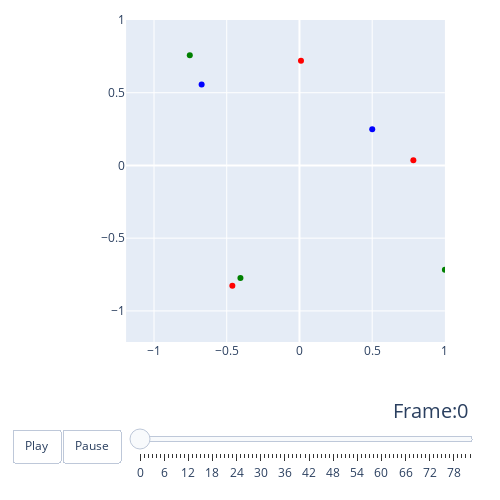

Here is the notebook cell this chart was saved with:
### Code cell
color_list = labels2colors(env.trueLabel())
color_list, model_syncmap.log.shape

fig = create_trace_plot(model_syncmap.log[::10000], colors = color_list)
fig.show()

### Figure 1 — Plotly figure (JSON) as saved in the notebook; plotly's stock layout.template omitted (floating-point values rounded to 4 significant figures)
{"data": [{"marker": {"color": ["red", "red", "red", "blue", "blue", "green", "green", "green"]}, "mode": "markers", "type": "scatter", "x": [0.01048, 0.7831, -0.4614, -0.6726, 0.5003, -0.754, 1, -0.4057], "y": [0.7204, 0.03513, -0.8269, 0.5559, 0.2482, 0.758, -0.7172, -0.7736]}], "layout": {"height": 500, "margin": {"b": 20, "l": 20, "r": 20, "t": 20}, "sliders": [{"currentvalue": {"font": {"size": 20}, "prefix": "Frame:", "visible": true, "xanchor": "right"}, "len": 0.9, "pad": {"b": 10, "t": 50}, "steps": [{"args": [[0], {"frame": {"duration": 300, "redraw": true}, "mode": "immediate", "transition": {"duration": 300}}], "label": "0", "method": "animate"}, {"args": [[1], {"frame": {"duration": 300, "redraw": true}, "mode": "immediate", "transition": {"duration": 300}}], "label": "1", "method": "animate"}, {"args": [[2], {"frame": {"duration": 300, "redraw": true}, "mode": "immediate", "transition": {"duration": 300}}], "label": "2", "method": "animate"}, {"args": [[3], {"frame": {"duration": 300, "redraw": true}, "mode": "immediate", "transition": {"duration": 300}}], "label": "3", "method": "animate"}, {"args": [[4], {"frame": {"duration": 300, "redraw": true}, "mode": "immediate", "transition": {"duration": 300}}], "label": "4", "method": "animate"}, {"args": [[5], {"frame": {"duration": 300, "redraw": true}, "mode": "immediate", "transition": {"duration": 300}}], "label": "5", "method": "animate"}, {"args": [[6], {"frame": {"duration": 300, "redraw": true}, "mode": "immediate", "transition": {"duration": 300}}], "label": "6", "method": "animate"}, {"args": [[7], {"frame": {"duration": 300, "redraw": true}, "mode": "immediate", "transition": {"duration": 300}}], "label": "7", "method": "animate"}, {"args": [[8], {"frame": {"duration": 300, "redraw": true}, "mode": "immediate", "transition": {"duration": 300}}], "label": "8", "method": "animate"}, {"args": [[9], {"frame": {"duration": 300, "redraw": true}, "mode": "immediate", "transition": {"duration": 300}}], "label": "9", "method": "animate"}, {"args": [[10], {"frame": {"duration": 300, "redraw": true}, "mode": "immediate", "transition": {"duration": 300}}], "label": "10", "method": "animate"}, {"args": [[11], {"frame": {"duration": 300, "redraw": true}, "mode": "immediate", "transition": {"duration": 300}}], "label": "11", "method": "animate"}, {"args": [[12], {"frame": {"duration": 300, "redraw": true}, "mode": "immediate", "transition": {"duration": 300}}], "label": "12", "method": "animate"}, {"args": [[13], {"frame": {"duration": 300, "redraw": true}, "mode": "immediate", "transition": {"duration": 300}}], "label": "13", "method": "animate"}, {"args": [[14], {"frame": {"duration": 300, "redraw": true}, "mode": "immediate", "transition": {"duration": 300}}], "label": "14", "method": "animate"}, {"args": [[15], {"frame": {"duration": 300, "redraw": true}, "mode": "immediate", "transition": {"duration": 300}}], "label": "15", "method": "animate"}, {"args": [[16], {"frame": {"duration": 300, "redraw": true}, "mode": "immediate", "transition": {"duration": 300}}], "label": "16", "method": "animate"}, {"args": [[17], {"frame": {"duration": 300, "redraw": true}, "mode": "immediate", "transition": {"duration": 300}}], "label": "17", "method": "animate"}, {"args": [[18], {"frame": {"duration": 300, "redraw": true}, "mode": "immediate", "transition": {"duration": 300}}], "label": "18", "method": "animate"}, {"args": [[19], {"frame": {"duration": 300, "redraw": true}, "mode": "immediate", "transition": {"duration": 300}}], "label": "19", "method": "animate"}, {"args": [[20], {"frame": {"duration": 300, "redraw": true}, "mode": "immediate", "transition": {"duration": 300}}], "label": "20", "method": "animate"}, {"args": [[21], {"frame": {"duration": 300, "redraw": true}, "mode": "immediate", "transition": {"duration": 300}}], "label": "21", "method": "animate"}, {"args": [[22], {"frame": {"duration": 300, "redraw": true}, "mode": "immediate", "transition": {"duration": 300}}], "label": "22", "method": "animate"}, {"args": [[23], {"frame": {"duration": 300, "redraw": true}, "mode": "immediate", "transition": {"duration": 300}}], "label": "23", "method": "animate"}, {"args": [[24], {"frame": {"duration": 300, "redraw": true}, "mode": "immediate", "transition": {"duration": 300}}], "label": "24", "method": "animate"}, {"args": [[25], {"frame": {"duration": 300, "redraw": true}, "mode": "immediate", "transition": {"duration": 300}}], "label": "25", "method": "animate"}, {"args": [[26], {"frame": {"duration": 300, "redraw": true}, "mode": "immediate", "transition": {"duration": 300}}], "label": "26", "method": "animate"}, {"args": [[27], {"frame": {"duration": 300, "redraw": true}, "mode": "immediate", "transition": {"duration": 300}}], "label": "27", "method": "animate"}, {"args": [[28], {"frame": {"duration": 300, "redraw": true}, "mode": "immediate", "transition": {"duration": 300}}], "label": "28", "method": "animate"}, {"args": [[29], {"frame": {"duration": 300, "redraw": true}, "mode": "immediate", "transition": {"duration": 300}}], "label": "29", "method": "animate"}, {"args": [[30], {"frame": {"duration": 300, "redraw": true}, "mode": "immediate", "transition": {"duration": 300}}], "label": "30", "method": "animate"}, {"args": [[31], {"frame": {"duration": 300, "redraw": true}, "mode": "immediate", "transition": {"duration": 300}}], "label": "31", "method": "animate"}, {"args": [[32], {"frame": {"duration": 300, "redraw": true}, "mode": "immediate", "transition": {"duration": 300}}], "label": "32", "method": "animate"}, {"args": [[33], {"frame": {"duration": 300, "redraw": true}, "mode": "immediate", "transition": {"duration": 300}}], "label": "33", "method": "animate"}, {"args": [[34], {"frame": {"duration": 300, "redraw": true}, "mode": "immediate", "transition": {"duration": 300}}], "label": "34", "method": "animate"}, {"args": [[35], {"frame": {"duration": 300, "redraw": true}, "mode": "immediate", "transition": {"duration": 300}}], "label": "35", "method": "animate"}, {"args": [[36], {"frame": {"duration": 300, "redraw": true}, "mode": "immediate", "transition": {"duration": 300}}], "label": "36", "method": "animate"}, {"args": [[37], {"frame": {"duration": 300, "redraw": true}, "mode": "immediate", "transition": {"duration": 300}}], "label": "37", "method": "animate"}, {"args": [[38], {"frame": {"duration": 300, "redraw": true}, "mode": "immediate", "transition": {"duration": 300}}], "label": "38", "method": "animate"}, {"args": [[39], {"frame": {"duration": 300, "redraw": true}, "mode": "immediate", "transition": {"duration": 300}}], "label": "39", "method": "animate"}, {"args": [[40], {"frame": {"duration": 300, "redraw": true}, "mode": "immediate", "transition": {"duration": 300}}], "label": "40", "method": "animate"}, {"args": [[41], {"frame": {"duration": 300, "redraw": true}, "mode": "immediate", "transition": {"duration": 300}}], "label": "41", "method": "animate"}, {"args": [[42], {"frame": {"duration": 300, "redraw": true}, "mode": "immediate", "transition": {"duration": 300}}], "label": "42", "method": "animate"}, {"args": [[43], {"frame": {"duration": 300, "redraw": true}, "mode": "immediate", "transition": {"duration": 300}}], "label": "43", "method": "animate"}, {"args": [[44], {"frame": {"duration": 300, "redraw": true}, "mode": "immediate", "transition": {"duration": 300}}], "label": "44", "method": "animate"}, {"args": [[45], {"frame": {"duration": 300, "redraw": true}, "mode": "immediate", "transition": {"duration": 300}}], "label": "45", "method": "animate"}, {"args": [[46], {"frame": {"duration": 300, "redraw": true}, "mode": "immediate", "transition": {"duration": 300}}], "label": "46", "method": "animate"}, {"args": [[47], {"frame": {"duration": 300, "redraw": true}, "mode": "immediate", "transition": {"duration": 300}}], "label": "47", "method": "animate"}, {"args": [[48], {"frame": {"duration": 300, "redraw": true}, "mode": "immediate", "transition": {"duration": 300}}], "label": "48", "method": "animate"}, {"args": [[49], {"frame": {"duration": 300, "redraw": true}, "mode": "immediate", "transition": {"duration": 300}}], "label": "49", "method": "animate"}, {"args": [[50], {"frame": {"duration": 300, "redraw": true}, "mode": "immediate", "transition": {"duration": 300}}], "label": "50", "method": "animate"}, {"args": [[51], {"frame": {"duration": 300, "redraw": true}, "mode": "immediate", "transition": {"duration": 300}}], "label": "51", "method": "animate"}, {"args": [[52], {"frame": {"duration": 300, "redraw": true}, "mode": "immediate", "transition": {"duration": 300}}], "label": "52", "method": "animate"}, {"args": [[53], {"frame": {"duration": 300, "redraw": true}, "mode": "immediate", "transition": {"duration": 300}}], "label": "53", "method": "animate"}, {"args": [[54], {"frame": {"duration": 300, "redraw": true}, "mode": "immediate", "transition": {"duration": 300}}], "label": "54", "method": "animate"}, {"args": [[55], {"frame": {"duration": 300, "redraw": true}, "mode": "immediate", "transition": {"duration": 300}}], "label": "55", "method": "animate"}, {"args": [[56], {"frame": {"duration": 300, "redraw": true}, "mode": "immediate", "transition": {"duration": 300}}], "label": "56", "method": "animate"}, {"args": [[57], {"frame": {"duration": 300, "redraw": true}, "mode": "immediate", "transition": {"duration": 300}}], "label": "57", "method": "animate"}, {"args": [[58], {"frame": {"duration": 300, "redraw": true}, "mode": "immediate", "transition": {"duration": 300}}], "label": "58", "method": "animate"}, {"args": [[59], {"frame": {"duration": 300, "redraw": true}, "mode": "immediate", "transition": {"duration": 300}}], "label": "59", "method": "animate"}, {"args": [[60], {"frame": {"duration": 300, "redraw": true}, "mode": "immediate", "transition": {"duration": 300}}], "label": "60", "method": "animate"}, {"args": [[61], {"frame": {"duration": 300, "redraw": true}, "mode": "immediate", "transition": {"duration": 300}}], "label": "61", "method": "animate"}, {"args": [[62], {"frame": {"duration": 300, "redraw": true}, "mode": "immediate", "transition": {"duration": 300}}], "label": "62", "method": "animate"}, {"args": [[63], {"frame": {"duration": 300, "redraw": true}, "mode": "immediate", "transition": {"duration": 300}}], "label": "63", "method": "animate"}, {"args": [[64], {"frame": {"duration": 300, "redraw": true}, "mode": "immediate", "transition": {"duration": 300}}], "label": "64", "method": "animate"}, {"args": [[65], {"frame": {"duration": 300, "redraw": true}, "mode": "immediate", "transition": {"duration": 300}}], "label": "65", "method": "animate"}, {"args": [[66], {"frame": {"duration": 300, "redraw": true}, "mode": "immediate", "transition": {"duration": 300}}], "label": "66", "method": "animate"}, {"args": [[67], {"frame": {"duration": 300, "redraw": true}, "mode": "immediate", "transition": {"duration": 300}}], "label": "67", "method": "animate"}, {"args": [[68], {"frame": {"duration": 300, "redraw": true}, "mode": "immediate", "transition": {"duration": 300}}], "label": "68", "method": "animate"}, {"args": [[69], {"frame": {"duration": 300, "redraw": true}, "mode": "immediate", "transition": {"duration": 300}}], "label": "69", "method": "animate"}, {"args": [[70], {"frame": {"duration": 300, "redraw": true}, "mode": "immediate", "transition": {"duration": 300}}], "label": "70", "method": "animate"}, {"args": [[71], {"frame": {"duration": 300, "redraw": true}, "mode": "immediate", "transition": {"duration": 300}}], "label": "71", "method": "animate"}, {"args": [[72], {"frame": {"duration": 300, "redraw": true}, "mode": "immediate", "transition": {"duration": 300}}], "label": "72", "method": "animate"}, {"args": [[73], {"frame": {"duration": 300, "redraw": true}, "mode": "immediate", "transition": {"duration": 300}}], "label": "73", "method": "animate"}, {"args": [[74], {"frame": {"duration": 300, "redraw": true}, "mode": "immediate", "transition": {"duration": 300}}], "label": "74", "method": "animate"}, {"args": [[75], {"frame": {"duration": 300, "redraw": true}, "mode": "immediate", "transition": {"duration": 300}}], "label": "75", "method": "animate"}, {"args": [[76], {"frame": {"duration": 300, "redraw": true}, "mode": "immediate", "transition": {"duration": 300}}], "label": "76", "method": "animate"}, {"args": [[77], {"frame": {"duration": 300, "redraw": true}, "mode": "immediate", "transition": {"duration": 300}}], "label": "77", "method": "animate"}, {"args": [[78], {"frame": {"duration": 300, "redraw": true}, "mode": "immediate", "transition": {"duration": 300}}], "label": "78", "method": "animate"}, {"args": [[79], {"frame": {"duration": 300, "redraw": true}, "mode": "immediate", "transition": {"duration": 300}}], "label": "79", "method": "animate"}, {"args": [[80], {"frame": {"duration": 300, "redraw": true}, "mode": "immediate", "transition": {"duration": 300}}], "label": "80", "method": "animate"}, {"args": [[81], {"frame": {"duration": 300, "redraw": true}, "mode": "immediate", "transition": {"duration": 300}}], "label": "81", "method": "animate"}, {"args": [[82], {"frame": {"duration": 300, "redraw": true}, "mode": "immediate", "transition": {"duration": 300}}], "label": "82", "method": "animate"}], "transition": {"duration": 300, "easing": "cubic-in-out"}, "x": 0.1, "xanchor": "left", "y": 0, "yanchor": "top"}], "updatemenus": [{"buttons": [{"args": [null, {"frame": {"duration": 800, "redraw": true}, "fromcurrent": true}], "label": "Play", "method": "animate"}, {"args": [[null], {"frame": {"duration": 0, "redraw": true}, "mode": "immediate", "transition": {"duration": 0}}], "label": "Pause", "method": "animate"}], "direction": "left", "pad": {"r": 10, "t": 87}, "showactive": false, "type": "buttons", "x": 0.1, "xanchor": "right", "y": 0, "yanchor": "top"}], "width": 500, "xaxis": {"anchor": "y", "constrain": "domain", "domain": [0, 1], "range": [-1.192, 1]}, "yaxis": {"anchor": "x", "constrain": "domain", "domain": [0, 1], "range": [-1.214, 1], "scaleanchor": "x", "scaleratio": 1}}}
